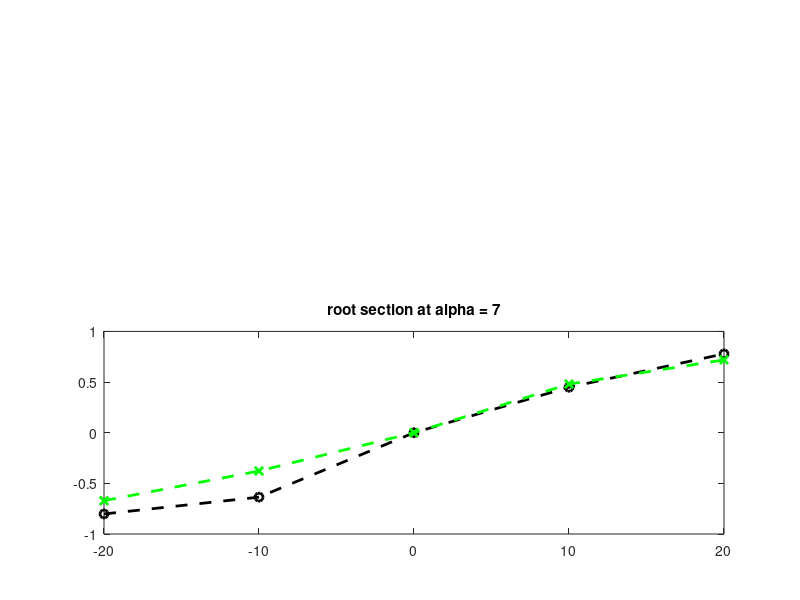

MATLAB code to generate this figure: (Note: this script raises an error after producing the figure.)
delta_flap = [-20 -10 0 10 20]

cl0_alpha7_17p = [.316 .482 1.118 1.567 1.896];
cl0_alpha7_13p = [.409 .702 1.080 1.560 1.799];

cl0_alpha0_17p = [-.614 -.252 .295 .838 1.233];
cl0_alpha0_13p = [-.675 -.229 .325 .810 1.185];


mid = 3;
figure();
subplot(2,1,2);
plot(delta_flap,cl0_alpha7_17p - cl0_alpha7_17p(mid),'ko--','LineWidth',2); hold on;
plot(delta_flap,cl0_alpha7_13p - cl0_alpha7_13p(mid),'gx--','LineWidth',2);
title('root section at alpha = 7');
legend('t/c=17%, Re=1e6','t/c=13%, Re=3e5',4);
ylabel('delta Cl'); xlabel('delta flap');


subplot(2,1,1);
plot(delta_flap,cl0_alpha0_17p - cl0_alpha0_17p(mid),'ko--','LineWidth',2); hold on;
plot(delta_flap,cl0_alpha0_13p - cl0_alpha0_13p(mid),'gx--','LineWidth',2);
title('tip section at alpha = 0');
legend('t/c=17%, Re=1e6','t/c=13%, Re=3e5',4);
ylabel('delta Cl'); xlabel('delta flap');